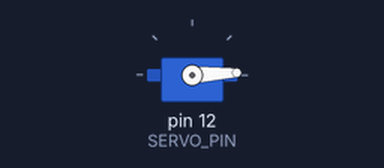
Simulated run of this sketch. Board: Arduino Uno, built with avr-gcc and run on an emulated ATmega328P. Shown: servo.

Above: at 0.05 s.
At 1.45 s:
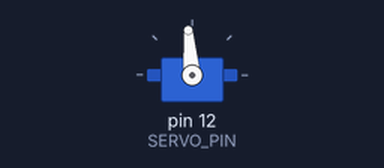
At 2.85 s:
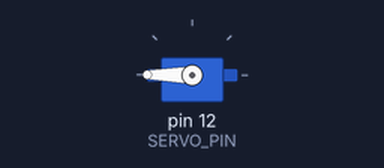
At 5.65 s:
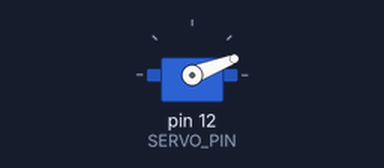
Timing chart, 0 to 8.4 s (numbered marks = the images above):
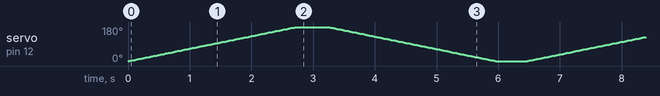

The sketch:

test_servo.ino
```cpp
// Test 2: Sadece SG90 servo. 0-180 arasi gidip donmeli.
#include <Servo.h>
const int SERVO_PIN = 12;
Servo servo;

void setup() {
  servo.attach(SERVO_PIN);
}

void loop() {
  for (int aci = 0; aci <= 180; aci++) { servo.write(aci); delay(15); }
  delay(500);
  for (int aci = 180; aci >= 0; aci--) { servo.write(aci); delay(15); }
  delay(500);
}
```
